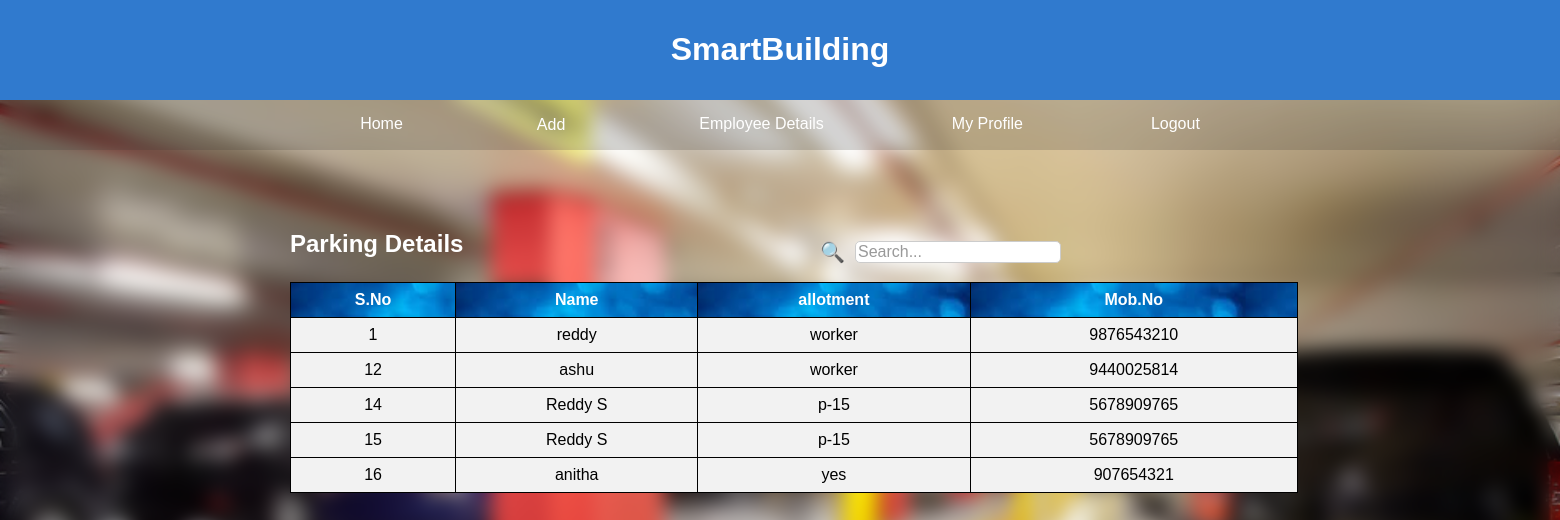
Screenshot of /parking.php with the database file from the repository.
### tables this page shows
CREATE TABLE `parking` (
  `ID` int(11) NOT NULL,
  `name` text NOT NULL,
  `allotment` varchar(25) NOT NULL,
  `mobno` bigint(20) NOT NULL
);

### parking.php (the view, shortened to what this page needs)
<?php
$conn = mysqli_connect("localhost", "root", "", "building_management");
$sql = "SELECT * FROM parking" ;
$result = mysqli_query($conn, $sql);
?>
<!DOCTYPE html>
<html lang="en">
<head>
<header>
        <h1>SmartBuilding
        </h1>
    </header>
    <nav>
        <ul>
        <li>
                <a href="dashboard.php">Home</a>
            </li>
            <li>
                <div class="dropdown">
                    <button class="dropbtn">Add</button>
                </div>
            </li>
            <li>
                <a href="emp.php">Employee Details</a>
            </li>
            <li>
                <a href="profile.php">My Profile</a>
            </li>
            <li>
                <a href="login.php">Logout</a>
            </li>
        </ul>
    </nav>
<body class="blur-background">
    <main>
    <div class="search-bar">
            <span class="search-icon">&#128269;</span>
            <input type="text" id="search-input" class="search-input" placeholder="Search..." oninput="searchTable()">
        </div>
        <div class="employee-table">
            <h3>Parking Details</h3>
            <table>
                        <th>S.No</th>
                        <th>Name</th>
                        <th>allotment</th>
                        <th>Mob.No</th>
                    <?php
                    while ($row = mysqli_fetch_assoc($result)) {
                        echo "<tr>";
                        echo "<td>" . $row['ID'] . "</td>";
                        echo "<td>" . $row['name'] . "</td>";
                        echo "<td>" . $row['allotment'] . "</td>";
                        echo "<td>" . $row['mobno'] . "</td>";
                        echo "</tr>";
                    }
                    ?>
        </div>
</body>
</html>

### parking.php (style rules this page uses)
body { font-family: Arial, sans-serif; margin: 0; padding: 0; background: url(images/par.jpg); background-repeat: no-repeat; background-size: cover; height: 800px; overflow-x: hidden; }
.blur-background { backdrop-filter: blur(10px); }
header { background-color: #307ace; color: white; padding: 10px; text-align: center; }
nav { background-color: #3333; color: white; display: flex; justify-content: center; align-items: center; height: 50px; }
.dropdown { position: relative; display: inline-block; }
.dropbtn { background-color: transparent; border: none; color: white; font-size: 16px; text-align: center; cursor: pointer; }
nav ul { list-style: none; display: flex; margin: 0; padding: 0; }
.search-bar { margin-left: 820px; margin-top: 20px; width: 100%; position: fixed; display: flex; align-items: center; }
.search-icon { font-size: 20px; margin-right: 10px; color: #333; }
.search-input { border: 1px solid #ccc; border-radius: 5px; font-size: 16px; width: 200px; outline: none; }
.search-input::placeholder { color: #999; }
nav li { margin: 0px 64px; }
nav a { text-decoration: none; color: white; }
.employee-table { margin-top: 20px; padding: 10px; border-radius: 5px; margin-left: 280px; margin-top: 70px; }
.employee-table h3 { margin-top: 0; color:white; font-size: 24px; }
.employee-table table { width: 80%; border-collapse: collapse; background-color:#f2f2f2; }
.employee-table th, .employee-table td { border: 1px solid black; padding: 8px; text-align: center; }
.employee-table th { color:white; background: url(images/ads.jpeg); }

### rows the page displays
parking: ID "1", name "reddy", allotment "worker", mobno "9876543210"
parking: ID "12", name "ashu", allotment "worker", mobno "9440025814"
parking: ID "14", name "Reddy S", allotment "p-15", mobno "5678909765"
parking: ID "15", name "Reddy S", allotment "p-15", mobno "5678909765"
parking: ID "16", name "anitha", allotment "yes", mobno "907654321"
